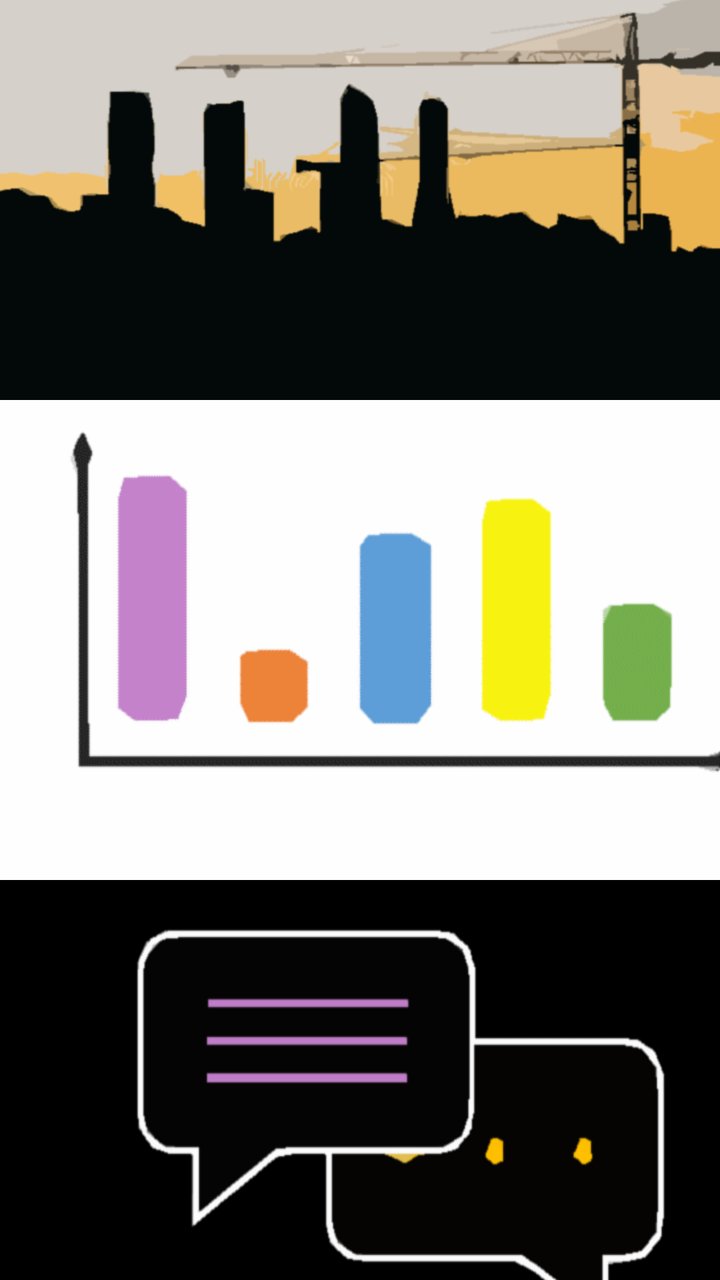
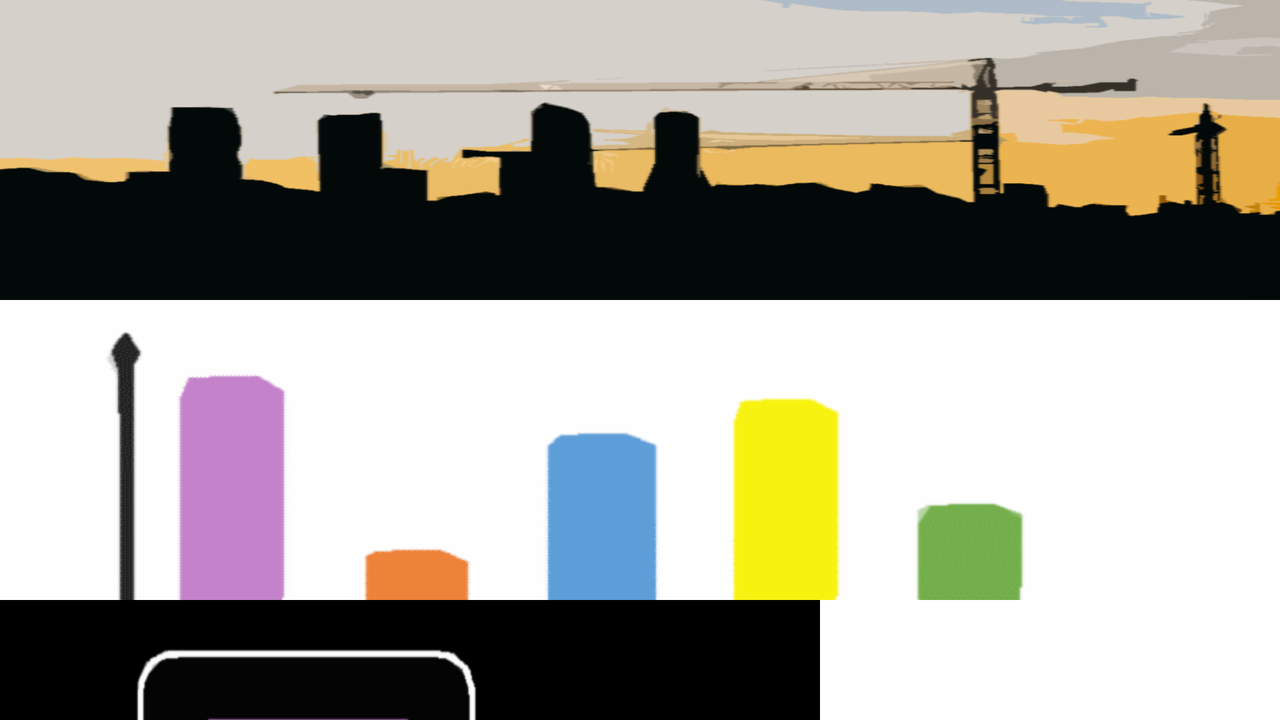

Compare how this app lays out the same screen by default and in its alternative resource folder. The renders come first, then the two layout files and the values they reference.
<!-- AndroidManifest.xml: application theme Theme.FinalProyect_MobileDevices -->
<!-- res/layout/activity_main.xml -->
<?xml version="1.0" encoding="utf-8"?>
<LinearLayout xmlns:android="http://schemas.android.com/apk/res/android"
    xmlns:tools="http://schemas.android.com/tools"
    android:layout_width="wrap_content"
    android:layout_height="wrap_content"
    android:orientation="vertical"
    tools:context=".MainActivity">

    <LinearLayout
        android:layout_width="match_parent"
        android:layout_height="match_parent"
        android:gravity="center"
        android:orientation="vertical">

        <FrameLayout
            android:layout_width="wrap_content"
            android:layout_height="240dp">

            <TextView
                android:id="@+id/tv_incidents"
                android:layout_width="300dp"
                android:layout_height="60dp"
                android:layout_gravity="bottom|center"
                android:gravity="center"
                android:text="Current Incidents in Madrid"
                android:textColor="@color/white"
                android:textSize="20sp" />

            <ImageButton
                android:id="@+id/incidents_button"
                android:layout_width="410dp"
                android:layout_height="match_parent"
                android:adjustViewBounds="true"
                android:background="@drawable/incidents"
                android:gravity="center"
                android:onClick="onIncidentsClick"
                android:text="Current Incidents in Madrid" />
        </FrameLayout>

        <FrameLayout
            android:layout_width="wrap_content"
            android:layout_height="240dp">

            <TextView
                android:id="@+id/tv_statistics"
                android:layout_width="300dp"
                android:layout_height="50dp"
                android:layout_gravity="bottom|center"
                android:gravity="center"
                android:text="Statistics"
                android:textColor="@color/black"
                android:textSize="20sp" />

            <ImageButton
                android:id="@+id/statistics_button"
                android:layout_width="410dp"
                android:layout_height="240dp"
                android:background="@drawable/statistics"
                android:gravity="center"
                android:onClick="onStatisticsClick"
                android:text="Statistics" />

        </FrameLayout>

        <FrameLayout
            android:layout_width="wrap_content"
            android:layout_height="240dp">

            <TextView
                android:id="@+id/tv_forum"
                android:layout_width="300dp"
                android:layout_height="50dp"
                android:layout_gravity="bottom|center"
                android:gravity="center"
                android:text="Forum"
                android:textColor="@color/white"
                android:textSize="20sp" />

            <ImageButton
                android:id="@+id/forum_button"
                android:layout_width="410dp"
                android:layout_height="240dp"
                android:background="@drawable/forum"
                android:gravity="center"
                android:onClick="onForumClick"
                android:text="Forum" />
        </FrameLayout>

    </LinearLayout>

</LinearLayout>
<!-- resources referenced by this layout -->
<resources>
  <color name="black">#FF000000</color>
  <color name="white">#FFFFFFFF</color>
  <!-- drawable forum: png bitmap (drawable, 11147 bytes) -->
  <!-- drawable incidents: png bitmap (drawable, 40553 bytes) -->
  <!-- drawable statistics: png bitmap (drawable, 4881 bytes) -->
  <style name="Theme.FinalProyect_MobileDevices" parent="Theme.MaterialComponents.DayNight.DarkActionBar">
          
          <item name="colorPrimary">@color/purple_500</item>
          <item name="colorPrimaryVariant">@color/purple_700</item>
          <item name="colorOnPrimary">@color/white</item>
          
          <item name="colorSecondary">@color/teal_200</item>
          <item name="colorSecondaryVariant">@color/teal_700</item>
          <item name="colorOnSecondary">@color/black</item>
          
      </style>
  <color name="purple_500">#FF6200EE</color>
  <color name="purple_700">#FF3700B3</color>
  <color name="teal_200">#FF03DAC5</color>
  <color name="teal_700">#FF018786</color>
</resources>
<!-- res/layout-land/activity_main.xml (the author's variant of the layout above) -->
<!-- drawn on the phone turned sideways -->
<?xml version="1.0" encoding="utf-8"?>
<LinearLayout xmlns:android="http://schemas.android.com/apk/res/android"
    xmlns:tools="http://schemas.android.com/tools"
    android:orientation="vertical"
    android:layout_width="match_parent"
    android:layout_height="match_parent"
    tools:context=".MainActivity">

    <FrameLayout
        android:layout_width="wrap_content"
        android:layout_height="150dp">

        <TextView
            android:id="@+id/tv_incidents"
            android:layout_width="300dp"
            android:layout_height="60dp"
            android:layout_gravity="bottom|center"
            android:gravity="center"
            android:text="Current Incidents in Madrid"
            android:textColor="@color/white"
            android:textSize="20sp" />

        <ImageButton
            android:id="@+id/incidents_button"
            android:layout_width="match_parent"
            android:layout_height="match_parent"
            android:adjustViewBounds="true"
            android:background="@drawable/incidents"
            android:gravity="center"
            android:onClick="onIncidentsClick"
            android:text="Current Incidents in Madrid" />
    </FrameLayout>

    <FrameLayout
        android:layout_width="wrap_content"
        android:layout_height="150dp">

        <TextView
            android:id="@+id/tv_statistics"
            android:layout_width="300dp"
            android:layout_height="50dp"
            android:layout_gravity="bottom|center"
            android:gravity="center"
            android:text="Statistics"
            android:textColor="@color/black"
            android:textSize="20sp" />

        <ImageButton
            android:id="@+id/statistics_button"
            android:layout_width="match_parent"
            android:layout_height="240dp"
            android:background="@drawable/statistics"
            android:gravity="center"
            android:onClick="onStatisticsClick"
            android:text="Statistics" />

    </FrameLayout>

    <FrameLayout
        android:layout_width="wrap_content"
        android:layout_height="150dp">

        <TextView
            android:id="@+id/tv_forum"
            android:layout_width="300dp"
            android:layout_height="50dp"
            android:layout_gravity="bottom|center"
            android:gravity="center"
            android:text="Forum"
            android:textColor="@color/white"
            android:textSize="20sp" />

        <ImageButton
            android:id="@+id/forum_button"
            android:layout_width="410dp"
            android:layout_height="240dp"
            android:background="@drawable/forum"
            android:gravity="center"
            android:onClick="onForumClick"
            android:text="Forum" />
    </FrameLayout>


</LinearLayout>
